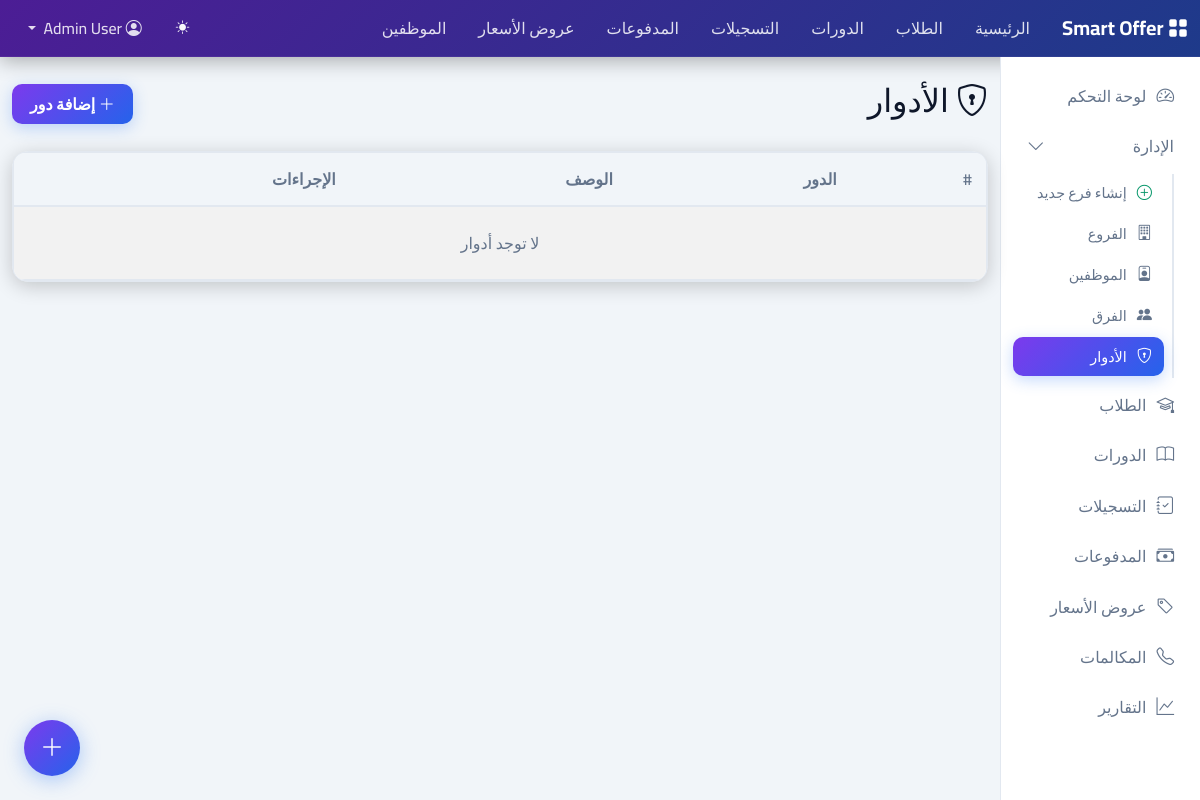
Page /roles/ (signed in) on the earlier database version.
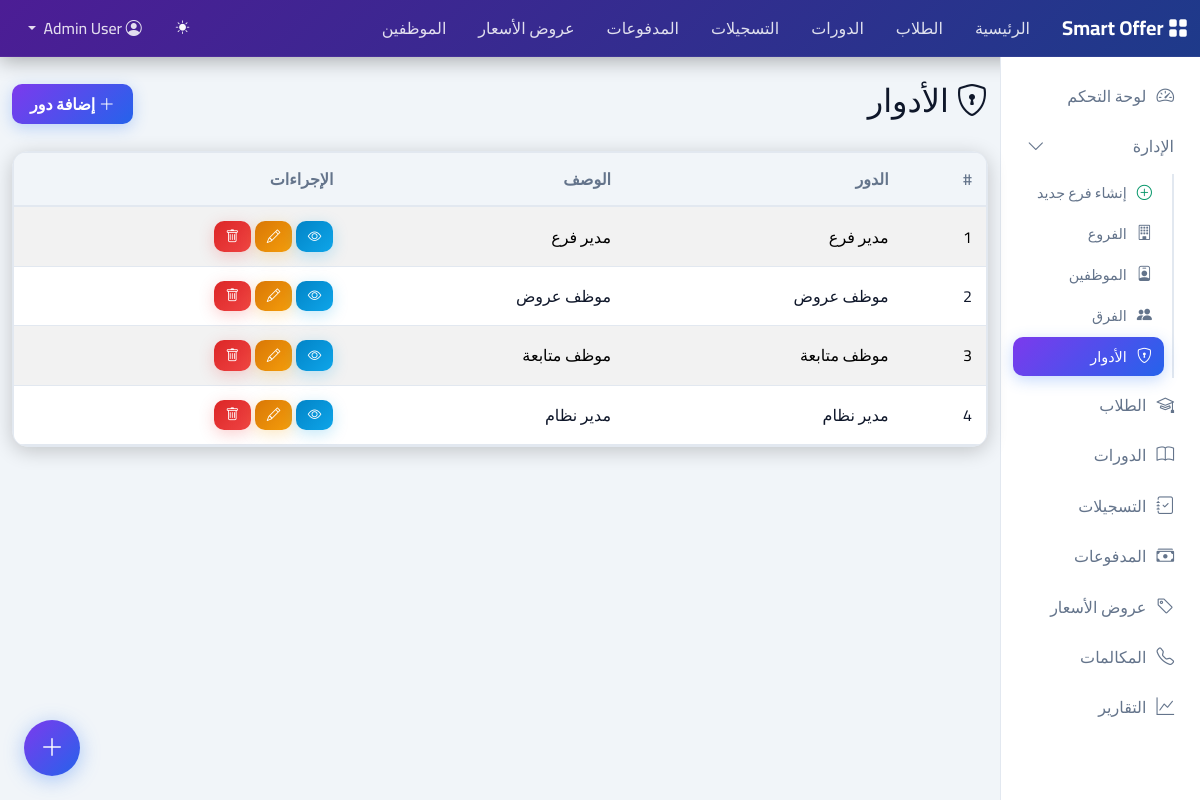
Same page on the later database version.
### accounts/models.py (models this page shows, shortened)
class Role(models.Model):
    ROLE_CHOICES = [
        ('مدير_فرع', 'مدير فرع'),
        ('موظف_عروض', 'موظف عروض'),
        ('موظف_متابعة', 'موظف متابعة'),
        ('مدير_نظام', 'مدير نظام'),
    ]
    name = models.CharField(max_length=50, choices=ROLE_CHOICES, unique=True, verbose_name='الدور')
    description = models.TextField(blank=True, verbose_name='الوصف')
    permissions = models.JSONField(default=list, blank=True, verbose_name='الصلاحيات')
    created_at = models.DateTimeField(auto_now_add=True)
    class Meta:
        verbose_name = 'دور'
        verbose_name_plural = 'الأدوار'

### accounts/views.py (the view)
# urls.py: path('roles/', RoleListView.as_view(), name='role-list'),
class RoleListView(LoginRequiredMixin, ListView):
    model = Role
    template_name = 'accounts/role_list.html'
    context_object_name = 'roles'
    paginate_by = 20

### accounts/models.py (called while the page is built)
    def get_full_name(self):
        return f"{self.first_name} {self.second_name} {self.third_name} {self.forth_name}".strip()

### templates/accounts/role_list.html (shortened to what this page needs)
{% extends 'base.html' %}
{% block content %}
<div class="d-flex justify-content-between align-items-center mb-4">
    <h2><i class="bi bi-shield-lock"></i> الأدوار</h2>
    <a href="{% url 'role-create' %}" class="btn btn-primary"><i class="bi bi-plus-lg"></i> إضافة دور</a>
</div>
<div class="card">
    <div class="table-responsive">
        <table class="table table-striped table-hover mb-0">
            <thead class="table-light">
                <tr>
                    <th>#</th>
                    <th>الدور</th>
                    <th>الوصف</th>
                    <th>الإجراءات</th>
                </tr>
            </thead>
            <tbody>
                {% for role in roles %}
                <tr>
                    <td>{{ forloop.counter }}</td>
                    <td>{{ role.get_name_display }}</td>
                    <td>{{ role.description|truncatewords:10|default:"-" }}</td>
                    <td>
                        <a href="{% url 'role-detail' role.pk %}" class="btn btn-sm btn-info"><i class="bi bi-eye"></i></a>
                        <a href="{% url 'role-update' role.pk %}" class="btn btn-sm btn-warning"><i class="bi bi-pencil"></i></a>
                        <a href="{% url 'role-delete' role.pk %}" class="btn btn-sm btn-danger"><i class="bi bi-trash"></i></a>
                    </td>
                </tr>
                {% empty %}
                <tr>
                    <td colspan="4" class="text-center py-4 text-muted">لا توجد أدوار</td>
                </tr>
                {% endfor %}
            </tbody>
        </table>
    </div>
</div>
{% endblock %}

Differences in the rows shown:
added Role: name "مدير فرع", description "مدير فرع"
added Role: name "موظف عروض", description "موظف عروض"
added Role: name "موظف متابعة", description "موظف متابعة"
added Role: name "مدير نظام", description "مدير نظام"
Other differences:
text no longer shown: "لا توجد أدوار"
